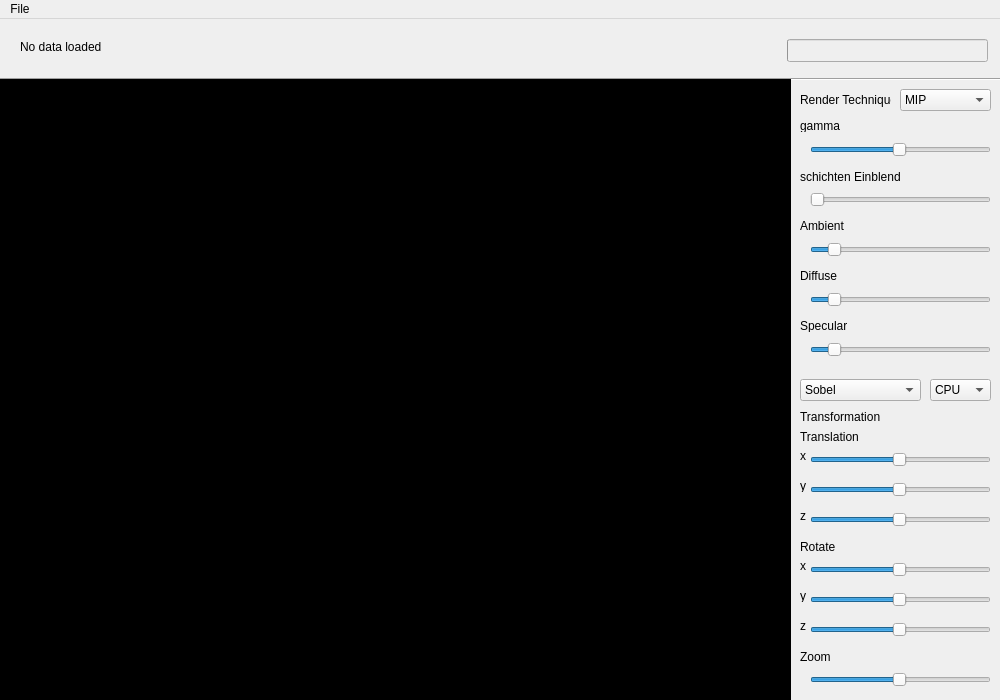
<?xml version="1.0" encoding="UTF-8"?>
<ui version="4.0">
 <class>MainWindow</class>
 <widget class="QMainWindow" name="MainWindow">
  <property name="geometry">
   <rect>
    <x>0</x>
    <y>0</y>
    <width>1000</width>
    <height>700</height>
   </rect>
  </property>
  <property name="windowTitle">
   <string>Visualisierung 1</string>
  </property>
  <widget class="QWidget" name="centralwidget">
   <widget class="QLabel" name="labelTop">
    <property name="geometry">
     <rect>
      <x>20</x>
      <y>20</y>
      <width>1001</width>
      <height>16</height>
     </rect>
    </property>
    <property name="text">
     <string>No data loaded</string>
    </property>
   </widget>
   <widget class="QProgressBar" name="progressBar">
    <property name="enabled">
     <bool>false</bool>
    </property>
    <property name="geometry">
     <rect>
      <x>787</x>
      <y>20</y>
      <width>201</width>
      <height>23</height>
     </rect>
    </property>
    <property name="value">
     <number>0</number>
    </property>
    <property name="textVisible">
     <bool>false</bool>
    </property>
   </widget>
   <widget class="Line" name="line">
    <property name="geometry">
     <rect>
      <x>0</x>
      <y>50</y>
      <width>1011</width>
      <height>20</height>
     </rect>
    </property>
    <property name="orientation">
     <enum>Qt::Horizontal</enum>
    </property>
   </widget>
   <widget class="GLWidget" name="openGLWidget" native="true">
    <property name="geometry">
     <rect>
      <x>0</x>
      <y>60</y>
      <width>791</width>
      <height>621</height>
     </rect>
    </property>
    <property name="styleSheet">
     <string notr="true">background-color: rgb(0, 0, 0);</string>
    </property>
   </widget>
   <widget class="QComboBox" name="renderTechnique">
    <property name="geometry">
     <rect>
      <x>900</x>
      <y>70</y>
      <width>91</width>
      <height>22</height>
     </rect>
    </property>
    <item>
     <property name="text">
      <string>MIP</string>
     </property>
    </item>
    <item>
     <property name="text">
      <string>Alpha</string>
     </property>
    </item>
    <item>
     <property name="text">
      <string>Average</string>
     </property>
    </item>
    <item>
     <property name="text">
      <string>MIDA</string>
     </property>
    </item>
    <item>
     <property name="text">
      <string>First Hit</string>
     </property>
    </item>
    <item>
     <property name="text">
      <string>Gradient</string>
     </property>
    </item>
    <item>
     <property name="text">
      <string>Pass through</string>
     </property>
    </item>
   </widget>
   <widget class="QLabel" name="label_renderTechnique">
    <property name="geometry">
     <rect>
      <x>800</x>
      <y>70</y>
      <width>91</width>
      <height>21</height>
     </rect>
    </property>
    <property name="text">
     <string>Render Technique</string>
    </property>
   </widget>
   <widget class="QLabel" name="label_transforamtion">
    <property name="geometry">
     <rect>
      <x>800</x>
      <y>390</y>
      <width>91</width>
      <height>16</height>
     </rect>
    </property>
    <property name="text">
     <string>Transformation</string>
    </property>
   </widget>
   <widget class="QLabel" name="label_translation">
    <property name="geometry">
     <rect>
      <x>800</x>
      <y>410</y>
      <width>71</width>
      <height>16</height>
     </rect>
    </property>
    <property name="text">
     <string>Translation</string>
    </property>
   </widget>
   <widget class="QSlider" name="translationX">
    <property name="geometry">
     <rect>
      <x>810</x>
      <y>430</y>
      <width>181</width>
      <height>22</height>
     </rect>
    </property>
    <property name="sliderPosition">
     <number>49</number>
    </property>
    <property name="orientation">
     <enum>Qt::Horizontal</enum>
    </property>
   </widget>
   <widget class="QSlider" name="translationY">
    <property name="geometry">
     <rect>
      <x>810</x>
      <y>460</y>
      <width>181</width>
      <height>22</height>
     </rect>
    </property>
    <property name="sliderPosition">
     <number>49</number>
    </property>
    <property name="orientation">
     <enum>Qt::Horizontal</enum>
    </property>
   </widget>
   <widget class="QSlider" name="translationZ">
    <property name="geometry">
     <rect>
      <x>810</x>
      <y>490</y>
      <width>181</width>
      <height>22</height>
     </rect>
    </property>
    <property name="sliderPosition">
     <number>49</number>
    </property>
    <property name="orientation">
     <enum>Qt::Horizontal</enum>
    </property>
   </widget>
   <widget class="QLabel" name="label_rotation">
    <property name="geometry">
     <rect>
      <x>800</x>
      <y>520</y>
      <width>71</width>
      <height>16</height>
     </rect>
    </property>
    <property name="text">
     <string>Rotate</string>
    </property>
   </widget>
   <widget class="QSlider" name="rotationY">
    <property name="geometry">
     <rect>
      <x>810</x>
      <y>570</y>
      <width>181</width>
      <height>22</height>
     </rect>
    </property>
    <property name="sliderPosition">
     <number>49</number>
    </property>
    <property name="orientation">
     <enum>Qt::Horizontal</enum>
    </property>
   </widget>
   <widget class="QSlider" name="rotationX">
    <property name="geometry">
     <rect>
      <x>810</x>
      <y>540</y>
      <width>181</width>
      <height>22</height>
     </rect>
    </property>
    <property name="sliderPosition">
     <number>49</number>
    </property>
    <property name="orientation">
     <enum>Qt::Horizontal</enum>
    </property>
   </widget>
   <widget class="QSlider" name="rotationZ">
    <property name="geometry">
     <rect>
      <x>810</x>
      <y>600</y>
      <width>181</width>
      <height>22</height>
     </rect>
    </property>
    <property name="sliderPosition">
     <number>49</number>
    </property>
    <property name="orientation">
     <enum>Qt::Horizontal</enum>
    </property>
   </widget>
   <widget class="QLabel" name="label_zoom">
    <property name="geometry">
     <rect>
      <x>800</x>
      <y>630</y>
      <width>71</width>
      <height>16</height>
     </rect>
    </property>
    <property name="text">
     <string>Zoom</string>
    </property>
   </widget>
   <widget class="QSlider" name="zoom">
    <property name="geometry">
     <rect>
      <x>810</x>
      <y>650</y>
      <width>181</width>
      <height>22</height>
     </rect>
    </property>
    <property name="sliderPosition">
     <number>49</number>
    </property>
    <property name="orientation">
     <enum>Qt::Horizontal</enum>
    </property>
   </widget>
   <widget class="QLabel" name="label_gama">
    <property name="geometry">
     <rect>
      <x>800</x>
      <y>100</y>
      <width>47</width>
      <height>13</height>
     </rect>
    </property>
    <property name="text">
     <string>gamma</string>
    </property>
   </widget>
   <widget class="QSlider" name="gamma">
    <property name="geometry">
     <rect>
      <x>810</x>
      <y>120</y>
      <width>181</width>
      <height>22</height>
     </rect>
    </property>
    <property name="sliderPosition">
     <number>49</number>
    </property>
    <property name="orientation">
     <enum>Qt::Horizontal</enum>
    </property>
   </widget>
   <widget class="QLabel" name="label_2">
    <property name="geometry">
     <rect>
      <x>800</x>
      <y>460</y>
      <width>47</width>
      <height>13</height>
     </rect>
    </property>
    <property name="text">
     <string>y</string>
    </property>
   </widget>
   <widget class="QLabel" name="label_3">
    <property name="geometry">
     <rect>
      <x>800</x>
      <y>490</y>
      <width>47</width>
      <height>13</height>
     </rect>
    </property>
    <property name="text">
     <string>z</string>
    </property>
   </widget>
   <widget class="QLabel" name="label_4">
    <property name="geometry">
     <rect>
      <x>800</x>
      <y>430</y>
      <width>47</width>
      <height>13</height>
     </rect>
    </property>
    <property name="text">
     <string>x</string>
    </property>
   </widget>
   <widget class="QLabel" name="label_5">
    <property name="geometry">
     <rect>
      <x>800</x>
      <y>540</y>
      <width>47</width>
      <height>13</height>
     </rect>
    </property>
    <property name="text">
     <string>x</string>
    </property>
   </widget>
   <widget class="QLabel" name="label_6">
    <property name="geometry">
     <rect>
      <x>800</x>
      <y>600</y>
      <width>47</width>
      <height>13</height>
     </rect>
    </property>
    <property name="text">
     <string>z</string>
    </property>
   </widget>
   <widget class="QLabel" name="label_7">
    <property name="geometry">
     <rect>
      <x>800</x>
      <y>570</y>
      <width>47</width>
      <height>13</height>
     </rect>
    </property>
    <property name="text">
     <string>y</string>
    </property>
   </widget>
   <widget class="QSlider" name="schichtenEinblenden">
    <property name="geometry">
     <rect>
      <x>810</x>
      <y>170</y>
      <width>181</width>
      <height>22</height>
     </rect>
    </property>
    <property name="value">
     <number>0</number>
    </property>
    <property name="sliderPosition">
     <number>0</number>
    </property>
    <property name="orientation">
     <enum>Qt::Horizontal</enum>
    </property>
   </widget>
   <widget class="QLabel" name="label_schichtenEinblenden">
    <property name="geometry">
     <rect>
      <x>800</x>
      <y>150</y>
      <width>101</width>
      <height>16</height>
     </rect>
    </property>
    <property name="text">
     <string>schichten Einblenden</string>
    </property>
   </widget>
   <widget class="QLabel" name="label_ambient">
    <property name="geometry">
     <rect>
      <x>800</x>
      <y>200</y>
      <width>47</width>
      <height>13</height>
     </rect>
    </property>
    <property name="text">
     <string>Ambient</string>
    </property>
   </widget>
   <widget class="QSlider" name="ambient">
    <property name="geometry">
     <rect>
      <x>810</x>
      <y>220</y>
      <width>181</width>
      <height>22</height>
     </rect>
    </property>
    <property name="maximum">
     <number>99</number>
    </property>
    <property name="value">
     <number>10</number>
    </property>
    <property name="sliderPosition">
     <number>10</number>
    </property>
    <property name="orientation">
     <enum>Qt::Horizontal</enum>
    </property>
   </widget>
   <widget class="QLabel" name="label_diffuse">
    <property name="geometry">
     <rect>
      <x>800</x>
      <y>250</y>
      <width>47</width>
      <height>13</height>
     </rect>
    </property>
    <property name="text">
     <string>Diffuse</string>
    </property>
   </widget>
   <widget class="QSlider" name="diffuse">
    <property name="geometry">
     <rect>
      <x>810</x>
      <y>270</y>
      <width>181</width>
      <height>22</height>
     </rect>
    </property>
    <property name="value">
     <number>10</number>
    </property>
    <property name="sliderPosition">
     <number>10</number>
    </property>
    <property name="orientation">
     <enum>Qt::Horizontal</enum>
    </property>
   </widget>
   <widget class="QLabel" name="label_specular">
    <property name="geometry">
     <rect>
      <x>800</x>
      <y>300</y>
      <width>47</width>
      <height>13</height>
     </rect>
    </property>
    <property name="text">
     <string>Specular</string>
    </property>
   </widget>
   <widget class="QSlider" name="specular">
    <property name="geometry">
     <rect>
      <x>810</x>
      <y>320</y>
      <width>181</width>
      <height>22</height>
     </rect>
    </property>
    <property name="value">
     <number>10</number>
    </property>
    <property name="sliderPosition">
     <number>10</number>
    </property>
    <property name="orientation">
     <enum>Qt::Horizontal</enum>
    </property>
   </widget>
   <widget class="QComboBox" name="gradientModeCalc">
    <property name="geometry">
     <rect>
      <x>800</x>
      <y>360</y>
      <width>121</width>
      <height>22</height>
     </rect>
    </property>
    <item>
     <property name="text">
      <string>Sobel</string>
     </property>
    </item>
    <item>
     <property name="text">
      <string>CentralDifference</string>
     </property>
    </item>
   </widget>
   <widget class="QComboBox" name="gradientModeTarget">
    <property name="geometry">
     <rect>
      <x>930</x>
      <y>360</y>
      <width>61</width>
      <height>22</height>
     </rect>
    </property>
    <item>
     <property name="text">
      <string>CPU</string>
     </property>
    </item>
    <item>
     <property name="text">
      <string>GPU</string>
     </property>
    </item>
   </widget>
  </widget>
  <widget class="QMenuBar" name="menubar">
   <property name="geometry">
    <rect>
     <x>0</x>
     <y>0</y>
     <width>1000</width>
     <height>21</height>
    </rect>
   </property>
   <widget class="QMenu" name="menuFile">
    <property name="title">
     <string>File</string>
    </property>
    <addaction name="actionOpen"/>
    <addaction name="separator"/>
    <addaction name="actionClose"/>
   </widget>
   <addaction name="menuFile"/>
  </widget>
  <action name="actionOpen">
   <property name="text">
    <string>Open ...</string>
   </property>
  </action>
  <action name="actionClose">
   <property name="text">
    <string>Close</string>
   </property>
  </action>
 </widget>
 <customwidgets>
  <customwidget>
   <class>GLWidget</class>
   <extends>QWidget</extends>
   <header>glwidget.h</header>
  </customwidget>
 </customwidgets>
 <resources/>
 <connections/>
</ui>
